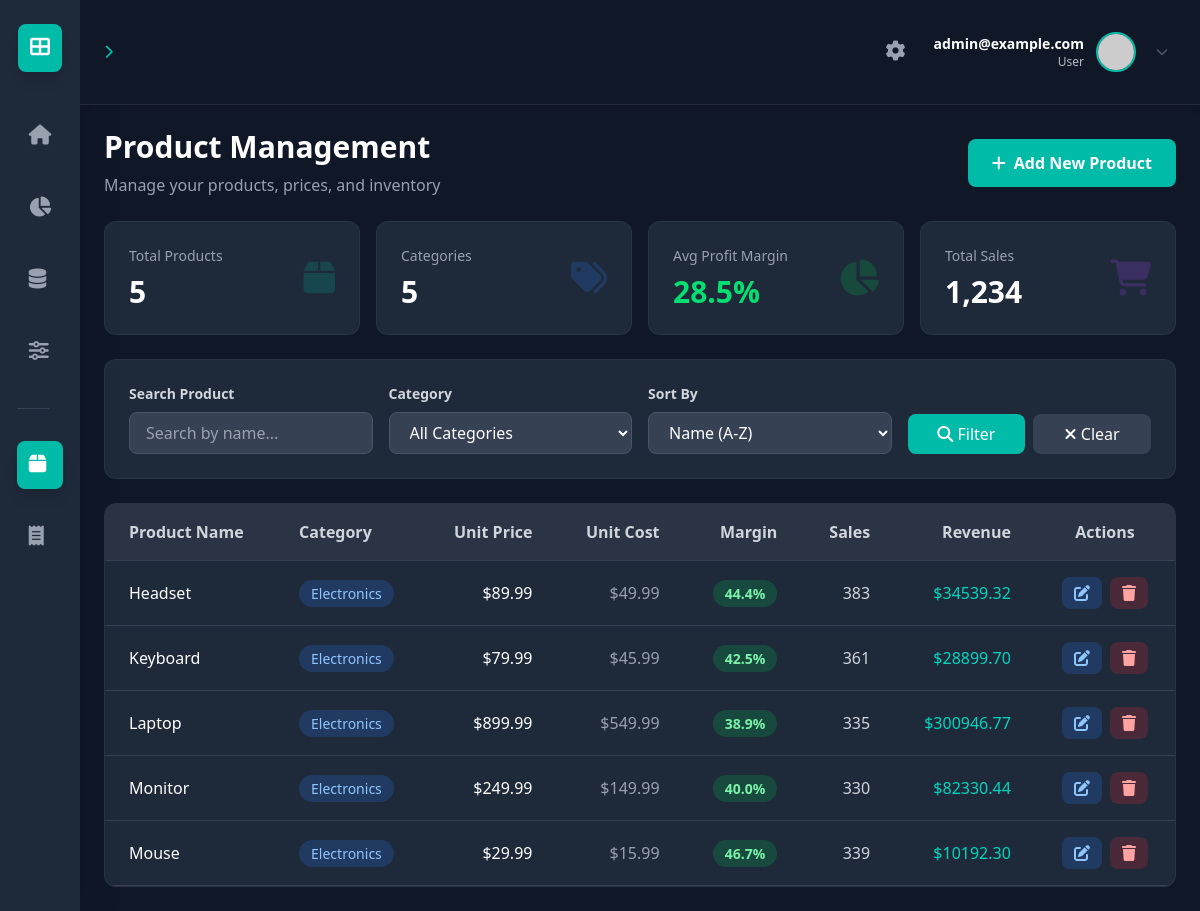
/products/ (signed in), run on the app's committed database.
### dashboard/models.py (models this page shows, shortened)
class Product(models.Model):
    name = models.CharField(max_length=100)
    category = models.CharField(max_length=50)
    price = models.DecimalField(max_digits=10, decimal_places=2)
    cost = models.DecimalField(max_digits=10, decimal_places=2)
    class Meta:
        ordering = ['name']

### dashboard/views.py (the view)
# urls.py: path('products/', views.product_list, name='product_list'),
@login_required(login_url='login')
def product_list(request):
    products = Product.objects.all()
    search = request.GET.get('search', '')
    if search:
        products = products.filter(name__icontains=search)
    category = request.GET.get('category', '')
    if category:
        products = products.filter(category=category)
    sort_by = request.GET.get('sort', 'name')
    products = products.order_by(sort_by)
    products_with_margin = []
    for product in products:
        margin = ((product.price - product.cost) / product.price * 100) if product.price > 0 else 0
        sales_count = product.sales.count()
        total_revenue = sum(s.revenue for s in product.sales.all())
        products_with_margin.append({
            'product': product,
            'margin': f'{margin:.1f}',
            'sales_count': sales_count,
            'total_revenue': total_revenue,
        })
    paginator = Paginator(products_with_margin, 10)
    page = request.GET.get('page', 1)
    page_obj = paginator.get_page(page)
    categories = Product.objects.values_list('category', flat=True).distinct()
    context = {
        'page_obj': page_obj,
        'categories': categories,
        'search': search,
        'category': category,
        'sort_by': sort_by,
        'active_page': 'products',
    }
    return render(request, 'dashboard/product_list.html', context)

### dashboard/templates/dashboard/product_list.html (shortened to what this page needs)
{% extends 'dashboard/base.html' %}
{% load static %}
{% block content %}
<div class="space-y-6">
    <div class="flex items-center justify-between">
        <div>
            <h1 class="text-3xl font-bold text-white">Product Management</h1>
            <p class="text-gray-400 mt-2">Manage your products, prices, and inventory</p>
        </div>
        <a href="{% url 'product_create' %}" class="px-6 py-3 bg-teal-500 hover:bg-teal-600 text-white rounded-lg font-semibold flex items-center gap-2 transition-colors">
            <i class="fas fa-plus"></i> Add New Product
        </a>
    </div>
    <div class="grid grid-cols-1 md:grid-cols-4 gap-4">
        <div class="bg-gray-800 rounded-xl p-6 border border-gray-700/50">
            <div class="flex items-center justify-between">
                <div>
                    <p class="text-gray-400 text-sm">Total Products</p>
                    <p class="text-3xl font-bold text-white mt-2">{{ page_obj.paginator.count }}</p>
                </div>
                <i class="fas fa-box text-teal-500 text-4xl opacity-20"></i>
            </div>
        </div>
        <div class="bg-gray-800 rounded-xl p-6 border border-gray-700/50">
            <div class="flex items-center justify-between">
                <div>
                    <p class="text-gray-400 text-sm">Categories</p>
                    <p class="text-3xl font-bold text-white mt-2">{{ categories|length }}</p>
                </div>
                <i class="fas fa-tags text-blue-500 text-4xl opacity-20"></i>
            </div>
        </div>
        <div class="bg-gray-800 rounded-xl p-6 border border-gray-700/50">
            <div class="flex items-center justify-between">
                <div>
                    <p class="text-gray-400 text-sm">Avg Profit Margin</p>
                    <p class="text-3xl font-bold text-green-400 mt-2">28.5%</p>
                </div>
                <i class="fas fa-chart-pie text-green-500 text-4xl opacity-20"></i>
            </div>
        </div>
        <div class="bg-gray-800 rounded-xl p-6 border border-gray-700/50">
            <div class="flex items-center justify-between">
                <div>
                    <p class="text-gray-400 text-sm">Total Sales</p>
                    <p class="text-3xl font-bold text-white mt-2">1,234</p>
                </div>
                <i class="fas fa-shopping-cart text-purple-500 text-4xl opacity-20"></i>
            </div>
        </div>
    </div>
    <div class="bg-gray-800 rounded-xl border border-gray-700/50 p-6">
        <form method="GET" class="space-y-4">
            <div class="grid grid-cols-1 md:grid-cols-4 gap-4">
                <div>
                    <label class="block text-gray-300 text-sm font-semibold mb-2">Search Product</label>
                    <input type="text" name="search" value="{{ search }}" placeholder="Search by name..."
                        class="w-full px-4 py-2 bg-gray-700 border border-gray-600 rounded-lg text-white placeholder-gray-400 focus:outline-none focus:border-teal-500">
                </div>
                <div>
                    <label class="block text-gray-300 text-sm font-semibold mb-2">Category</label>
                    <select name="category" class="w-full px-4 py-2 bg-gray-700 border border-gray-600 rounded-lg text-white focus:outline-none focus:border-teal-500">
                        <option value="">All Categories</option>
                    </select>
                </div>
                <div>
                    <label class="block text-gray-300 text-sm font-semibold mb-2">Sort By</label>
                    <select name="sort" class="w-full px-4 py-2 bg-gray-700 border border-gray-600 rounded-lg text-white focus:outline-none focus:border-teal-500">
                        <option value="name" {% if sort_by == 'name' %}selected{% endif %}>Name (A-Z)</option>
                    </select>
                </div>
                <div class="flex items-end gap-2">
                    <button type="submit" class="flex-1 px-4 py-2 bg-teal-500 hover:bg-teal-600 text-white rounded-lg font-medium transition-colors">
                        <i class="fas fa-search"></i> Filter
                    </button>
                    <a href="{% url 'product_list' %}" class="flex-1 px-4 py-2 bg-gray-700 hover:bg-gray-600 text-white rounded-lg font-medium transition-colors text-center">
                        <i class="fas fa-times"></i> Clear
                    </a>
                </div>
            </div>
        </form>
    </div>
    <div class="bg-gray-800 rounded-xl border border-gray-700/50 overflow-hidden">
        <div class="overflow-x-auto">
            <table class="w-full">
                <thead>
                    <tr class="bg-gray-700/50 border-b border-gray-700">
                        <th class="px-6 py-4 text-left text-gray-300 font-semibold">Product Name</th>
                        <th class="px-6 py-4 text-left text-gray-300 font-semibold">Category</th>
                        <th class="px-6 py-4 text-right text-gray-300 font-semibold">Unit Price</th>
                        <th class="px-6 py-4 text-right text-gray-300 font-semibold">Unit Cost</th>
                        <th class="px-6 py-4 text-right text-gray-300 font-semibold">Margin</th>
                        <th class="px-6 py-4 text-right text-gray-300 font-semibold">Sales</th>
                        <th class="px-6 py-4 text-right text-gray-300 font-semibold">Revenue</th>
                        <th class="px-6 py-4 text-center text-gray-300 font-semibold">Actions</th>
                    </tr>
                </thead>
                <tbody>
                    {% for item in page_obj %}
                    <tr class="border-b border-gray-700 hover:bg-gray-700/30 transition-colors">
                        <td class="px-6 py-4 text-white font-medium">{{ item.product.name }}</td>
                        <td class="px-6 py-4 text-gray-300">
                            <span class="px-3 py-1 bg-blue-500/20 text-blue-300 rounded-full text-sm">{{ item.product.category }}</span>
                        </td>
                        <td class="px-6 py-4 text-right text-white">${{ item.product.price }}</td>
                        <td class="px-6 py-4 text-right text-gray-400">${{ item.product.cost }}</td>
                        <td class="px-6 py-4 text-right">
                            <span class="px-3 py-1 rounded-full text-sm font-semibold
                                {% if item.margin|floatformat:0|add:'0' >= 30 %}bg-green-500/20 text-green-300
                                {% elif item.margin|floatformat:0|add:'0' >= 15 %}bg-yellow-500/20 text-yellow-300
                                {% else %}bg-red-500/20 text-red-300{% endif %}">
                                {{ item.margin }}%
                            </span>
                        </td>
                        <td class="px-6 py-4 text-right text-gray-300">{{ item.sales_count }}</td>
                        <td class="px-6 py-4 text-right text-teal-400 font-medium">${{ item.total_revenue|floatformat:2 }}</td>
                        <td class="px-6 py-4 text-center">
                            <div class="flex items-center justify-center gap-2">
                                <a href="{% url 'product_edit' item.product.pk %}" class="px-3 py-1 bg-blue-500/20 hover:bg-blue-500/30 text-blue-300 rounded-lg transition-colors" title="Edit">
                                    <i class="fas fa-edit"></i>
                                </a>
                                <a href="{% url 'product_delete' item.product.pk %}" class="px-3 py-1 bg-red-500/20 hover:bg-red-500/30 text-red-300 rounded-lg transition-colors" title="Delete">
                                    <i class="fas fa-trash"></i>
                                </a>
                            </div>
                        </td>
                    </tr>
                    {% endfor %}
                </tbody>
            </table>
        </div>
    </div>
</div>
{% endblock %}

### dashboard/templates/dashboard/base.html (shortened to what this page needs)
{% load static tailwind_tags %}
<!DOCTYPE html>
<html lang="en">
<head>
    <link rel="stylesheet" href="https://cdnjs.cloudflare.com/ajax/libs/font-awesome/6.4.0/css/all.min.css">
    {% tailwind_css %}
</head>
<body class="bg-gray-900 min-h-screen flex text-gray-200 font-sans">
    <nav class="w-20 bg-gray-800 flex flex-col items-center py-6 shadow-2xl z-10">
        <div class="p-3 bg-teal-500 rounded-lg text-white mb-10 shadow-lg">
            <i class="fas fa-th-large text-xl"></i>
        </div>
        <div class="flex flex-col gap-6">
            <a href="{% url 'sales' %}" class="nav-item p-3 rounded-lg transition-all duration-200
                {% if active_page == 'sales' %}bg-teal-500 text-white shadow-lg{% else %}text-gray-400 hover:bg-gray-700 hover:text-white{% endif %}">
                <i class="fas fa-home text-xl"></i>
            </a>
            <a href="{% url 'market' %}" class="nav-item p-3 rounded-lg transition-all duration-200
                {% if active_page == 'market' %}bg-teal-500 text-white shadow-lg{% else %}text-gray-400 hover:bg-gray-700 hover:text-white{% endif %}">
                <i class="fas fa-chart-pie text-xl"></i>
            </a>
            <a href="{% url 'data' %}" class="nav-item p-3 rounded-lg transition-all duration-200
                {% if active_page == 'data' %}bg-teal-500 text-white shadow-lg{% else %}text-gray-400 hover:bg-gray-700 hover:text-white{% endif %}">
                <i class="fas fa-database text-xl"></i>
            </a>
            <a href="{% url 'eval' %}" class="nav-item p-3 rounded-lg transition-all duration-200
                {% if active_page == 'eval' %}bg-teal-500 text-white shadow-lg{% else %}text-gray-400 hover:bg-gray-700 hover:text-white{% endif %}">
                <i class="fas fa-sliders-h text-xl"></i>
            </a>
            <div class="w-8 h-px bg-gray-700 my-2"></div>
            <a href="{% url 'product_list' %}" class="nav-item p-3 rounded-lg transition-all duration-200
                {% if active_page == 'products' %}bg-teal-500 text-white shadow-lg{% else %}text-gray-400 hover:bg-gray-700 hover:text-white{% endif %}"
                title="Product Management">
                <i class="fas fa-box text-xl"></i>
            </a>
            <a href="{% url 'sales_list' %}" class="nav-item p-3 rounded-lg transition-all duration-200
                {% if active_page == 'sales' and request.path|slice:"0:6" == '/sales' %}bg-teal-500 text-white shadow-lg{% else %}text-gray-400 hover:bg-gray-700 hover:text-white{% endif %}"
                title="Sales Management">
                <i class="fas fa-receipt text-xl"></i>
            </a>
        </div>
    </nav>
    <main class="flex-1 flex flex-col overflow-hidden">
        <header class="bg-gray-900 border-b border-gray-700/50 p-6 flex justify-between items-center shadow-md relative z-20">
    <div class="flex items-center space-x-2 text-xl font-medium text-white">
        <i class="fas fa-chevron-right text-teal-500 text-sm"></i>
    </div>
    <div class="flex items-center gap-3">
        <button onclick="toggleSettings()" class="p-2 rounded-lg text-gray-400 hover:bg-gray-800 hover:text-white transition-all duration-200">
            <i class="fas fa-cog text-xl"></i>
        </button>
        <div class="relative">
            <button id="user-menu-button" onclick="toggleProfileMenu()" class="flex items-center space-x-3 focus:outline-none bg-transparent hover:bg-gray-800 p-2 rounded-lg transition-colors duration-200">
                <div class="text-right">
                    <div class="font-semibold text-sm" style="color: inherit;">
                        {% if user.first_name %}
                            {{ user.first_name }} {{ user.last_name }}
                        {% else %}
                            {{ user.username }}
                        {% endif %}
                    </div>
                    <div class="text-xs opacity-70">User</div>
                </div>
                <img src="https://ui-avatars.com/api/?name={% if user.first_name %}{{ user.first_name }}+{{ user.last_name }}{% else %}{{ user.username }}{% endif %}&background=00c2a2&color=fff"
                     class="h-10 w-10 rounded-full border-2 border-teal-500" alt="User">
                <i class="fas fa-chevron-down text-gray-500 text-xs ml-2 transition-transform duration-200" id="menu-arrow"></i>
            </button>
        </div>
    </div>
</header>
        <div class="flex-1 p-6 overflow-y-auto">
            {% block content %}{% endblock %}
        </div>
    </main>
</body>
</html>

### dashboard/templates/dashboard/base.html (style rules this page uses)
#user-menu-button { color: #ffffff !important; }
#user-menu-button .font-semibold { color: inherit !important; }
#user-menu-button .text-xs { opacity: 0.7; }

### data on the page
Product: product.name "Headset", product.category "Electronics", product.price "89.99", product.cost "49.99", margin "44.4", sales_count "383", total_revenue "34539.32"
Product: product.name "Keyboard", product.category "Electronics", product.price "79.99", product.cost "45.99", margin "42.5", sales_count "361", total_revenue "28899.70"
Product: product.name "Laptop", product.category "Electronics", product.price "899.99", product.cost "549.99", margin "38.9", sales_count "335", total_revenue "300946.77"
Product: product.name "Monitor", product.category "Electronics", product.price "249.99", product.cost "149.99", margin "40.0", sales_count "330", total_revenue "82330.44"
Product: product.name "Mouse", product.category "Electronics", product.price "29.99", product.cost "15.99", margin "46.7", sales_count "339", total_revenue "10192.30"

### other printed values
{{ user.username }} "admin@example.com"
{{ page_obj.paginator.count }} "5"
{{ categories|length }} "5"
